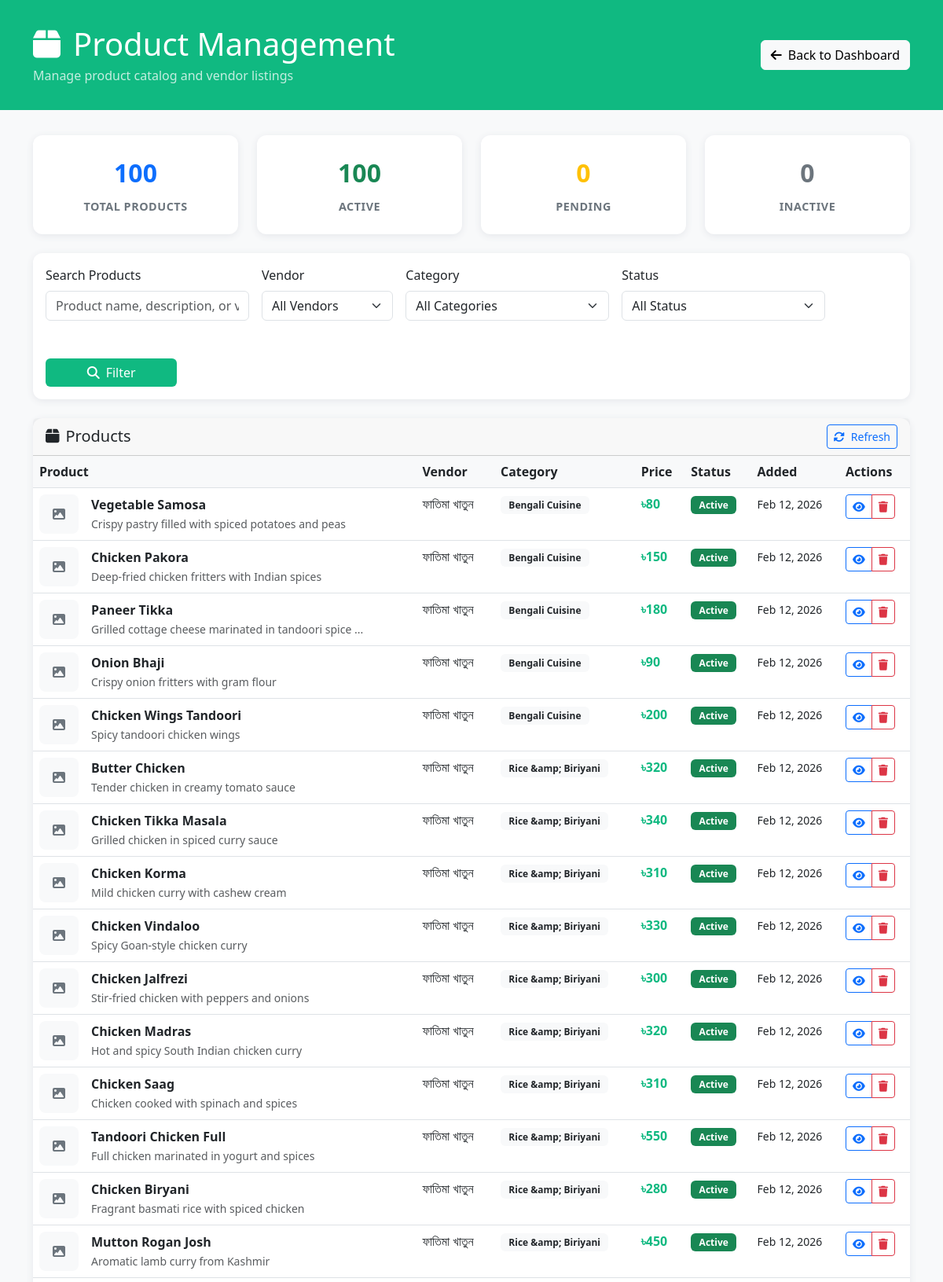
Screenshot of /super_admin/products.php (signed in, upper part) with the database file from the repository.
### tables this page shows
CREATE TABLE `products` (
  `id` int(11) NOT NULL,
  `vendor_id` int(11) NOT NULL,
  `category_id` int(11) NOT NULL,
  `brand_id` int(11) DEFAULT NULL,
  `name` varchar(200) NOT NULL,
  `slug` varchar(200) NOT NULL,
  `description` text DEFAULT NULL,
  `short_description` varchar(500) DEFAULT NULL,
  `sku` varchar(100) DEFAULT NULL,
  `barcode` varchar(100) DEFAULT NULL,
  `price` decimal(10,2) NOT NULL,
  `discounted_price` decimal(10,2) DEFAULT NULL,
  `cost_price` decimal(10,2) DEFAULT NULL,
  `unit` varchar(20) DEFAULT 'pcs' COMMENT 'kg, g, l, ml, pcs, pack, plate, bowl, etc.',
  `unit_value` decimal(10,3) DEFAULT NULL COMMENT 'Weight/volume per unit',
  `pack_size` varchar(50) DEFAULT NULL,
  `image` varchar(255) DEFAULT NULL,
  `gallery` longtext DEFAULT NULL COMMENT 'Array of additional images' CHECK (json_valid(`gallery`)),
  `preparation_time` int(11) DEFAULT 15 COMMENT 'Preparation time in minutes (for food)',
  `nutritional_info` longtext DEFAULT NULL CHECK (json_valid(`nutritional_info`)),
  `ingredients` text DEFAULT NULL,
  `allergen_info` longtext DEFAULT NULL CHECK (json_valid(`allergen_info`)),
  `storage_instructions` text DEFAULT NULL,
  `expiry_days` int(11) DEFAULT NULL,
  `is_veg` tinyint(1) DEFAULT 0,
  `is_vegan` tinyint(1) DEFAULT 0,
  `is_gluten_free` tinyint(1) DEFAULT 0,
  `is_spicy` tinyint(1) DEFAULT 0,
  `spice_level` tinyint(1) DEFAULT 0 COMMENT '0=No spice, 1=Mild, 2=Medium, 3=Hot, 4=Very Hot',
  `is_organic` tinyint(1) DEFAULT 0,
  `is_perishable` tinyint(1) DEFAULT 0,
  `requires_refrigeration` tinyint(1) DEFAULT 0,
  `is_available` tinyint(1) DEFAULT 1,
  `is_featured` tinyint(1) DEFAULT 0,
  `is_trending` tinyint(1) DEFAULT 0,
  `sort_order` int(11) DEFAULT 0,
  `rating` decimal(3,2) DEFAULT 0.00,
  `total_reviews` int(11) DEFAULT 0,
  `total_orders` int(11) DEFAULT 0,
  `total_views` int(11) DEFAULT 0,
  `meta_title` varchar(255) DEFAULT NULL,
  `meta_description` text DEFAULT NULL,
  `meta_keywords` text DEFAULT NULL,
  `created_at` timestamp NOT NULL DEFAULT current_timestamp(),
  `updated_at` timestamp NOT NULL DEFAULT current_timestamp() ON UPDATE current_timestamp()
);

CREATE TABLE `users` (
  `id` int(11) NOT NULL,
  `role` enum('super_admin','vendor','kitchen_manager','kitchen_staff','store_manager','store_staff','delivery_rider','customer') NOT NULL DEFAULT 'customer',
  `name` varchar(100) NOT NULL,
  `email` varchar(100) NOT NULL,
  `phone` varchar(20) DEFAULT NULL,
  `password` varchar(255) NOT NULL,
  `avatar` varchar(255) DEFAULT NULL,
  `cover_photo` varchar(255) DEFAULT NULL,
  `date_of_birth` date DEFAULT NULL,
  `gender` enum('male','female','other') DEFAULT NULL,
  `email_verified_at` timestamp NULL DEFAULT NULL,
  `phone_verified_at` timestamp NULL DEFAULT NULL,
  `status` enum('active','inactive','banned','pending','suspended','under_review') DEFAULT 'active',
  `approval_status` enum('auto_approved','pending_approval','approved','rejected','needs_review') DEFAULT 'auto_approved',
  `approved_by` int(11) DEFAULT NULL,
  `approved_at` timestamp NULL DEFAULT NULL,
  `rejection_reason` text DEFAULT NULL,
  `requires_approval` tinyint(1) DEFAULT 0 COMMENT '1 for vendors, 0 for customers',
  `auto_approve_customers` tinyint(1) DEFAULT 1,
  `last_login_at` timestamp NULL DEFAULT NULL,
  `login_attempts` tinyint(1) DEFAULT 0,
  `locked_until` timestamp NULL DEFAULT NULL,
  `blocked_by` int(11) DEFAULT NULL,
  `blocked_at` timestamp NULL DEFAULT NULL,
  `block_reason` text DEFAULT NULL,
  `two_factor_enabled` tinyint(1) DEFAULT 0,
  `two_factor_secret` varchar(255) DEFAULT NULL,
  `remember_token` varchar(100) DEFAULT NULL,
  `registration_ip` varchar(45) DEFAULT NULL,
  `registration_user_agent` text DEFAULT NULL,
  `email_verification_token` varchar(255) DEFAULT NULL,
  `phone_verification_token` varchar(10) DEFAULT NULL,
  `created_at` timestamp NOT NULL DEFAULT current_timestamp(),
  `updated_at` timestamp NOT NULL DEFAULT current_timestamp() ON UPDATE current_timestamp()
);

CREATE TABLE `categories` (
  `id` int(11) NOT NULL,
  `parent_id` int(11) DEFAULT NULL,
  `name` varchar(100) NOT NULL,
  `slug` varchar(100) NOT NULL,
  `description` text DEFAULT NULL,
  `image` varchar(255) DEFAULT NULL,
  `icon` varchar(255) DEFAULT NULL,
  `banner_image` varchar(255) DEFAULT NULL,
  `category_type` enum('food','grocery','both') DEFAULT 'both',
  `level` tinyint(1) DEFAULT 1 COMMENT '1=Main, 2=Sub, 3=Sub-sub',
  `commission_rate` decimal(5,2) DEFAULT NULL COMMENT 'Override default commission',
  `tax_rate` decimal(5,2) DEFAULT NULL,
  `sort_order` int(11) DEFAULT 0,
  `is_active` tinyint(1) DEFAULT 1,
  `is_featured` tinyint(1) DEFAULT 0,
  `seo_title` varchar(255) DEFAULT NULL,
  `seo_description` text DEFAULT NULL,
  `seo_keywords` text DEFAULT NULL,
  `created_at` timestamp NOT NULL DEFAULT current_timestamp(),
  `updated_at` timestamp NOT NULL DEFAULT current_timestamp() ON UPDATE current_timestamp()
);

### super_admin/products.php (the view, shortened to what the rows shown need)
<?php
require_once '../config/db_connection.php';
$whereConditions = [];
$params = [];
$whereClause = $whereConditions ? 'WHERE ' . implode(' AND ', $whereConditions) : '';
try {
    $tableExists = fetchValue("SHOW TABLES LIKE 'products'");
    if ($tableExists) {
        $statusColumnExists = fetchValue("SHOW COLUMNS FROM products LIKE 'status'");
        if ($statusColumnExists) {
            $products = fetchAll("
                SELECT p.id, p.name, p.description, p.price, p.status, p.created_at,
                       v.name as vendor_name,
                       c.name as category_name
                FROM products p
                LEFT JOIN users v ON p.vendor_id = v.id
                LEFT JOIN categories c ON p.category_id = c.id
                $whereClause
                ORDER BY p.created_at DESC
                LIMIT 50
            ", $params);
            $stats = [
                'total' => fetchValue("SELECT COUNT(*) FROM products") ?: 0,
                'active' => fetchValue("SELECT COUNT(*) FROM products WHERE status = 'active'") ?: 0,
                'pending' => fetchValue("SELECT COUNT(*) FROM products WHERE status = 'pending'") ?: 0,
                'inactive' => fetchValue("SELECT COUNT(*) FROM products WHERE status = 'inactive'") ?: 0
            ];
        } else {
            $products = fetchAll("
                SELECT p.id, p.name, p.description, p.price, 'active' as status, p.created_at,
                       v.name as vendor_name,
                       c.name as category_name
                FROM products p
                LEFT JOIN users v ON p.vendor_id = v.id
                LEFT JOIN categories c ON p.category_id = c.id
                ORDER BY p.created_at DESC
                LIMIT 50
            ");
        }
    } else {
        $products = [];
        $categories = [];
        $stats = ['total' => 0, 'active' => 0, 'pending' => 0, 'inactive' => 0];
    }
} catch (Exception $e) {
    $products = [];
    $categories = [];
    $stats = ['total' => 0, 'active' => 0, 'pending' => 0, 'inactive' => 0];
    $error = 'Failed to load products: ' . $e->getMessage();
}
?>
<!DOCTYPE html>
<html lang="en">
<head>
    <link href="https://cdn.jsdelivr.net/npm/bootstrap@5.3.0/dist/css/bootstrap.min.css" rel="stylesheet">
    <link href="https://cdnjs.cloudflare.com/ajax/libs/font-awesome/6.4.0/css/all.min.css" rel="stylesheet">
</head>
<body>
    <div class="header">
        <div class="container">
            <div class="d-flex justify-content-between align-items-center">
                <div>
                    <h1 class="mb-1">
                        <i class="fas fa-box me-3"></i>Product Management
                    </h1>
                </div>
            </div>
        </div>
    </div>
    <div class="container">
        <div class="card">
            <div class="card-body p-0">
                <div class="table-responsive">
                    <table class="table table-hover mb-0">
                        <thead>
                            <tr>
                                <th>Product</th>
                                <th>Vendor</th>
                                <th>Category</th>
                                <th>Price</th>
                                <th>Status</th>
                                <th>Added</th>
                                <th>Actions</th>
                            </tr>
                        </thead>
                        <tbody>
                            <?php if (empty($products)): ?>
                                <tr>
                                    <td colspan="7" class="text-center py-4 text-muted">
                                        <i class="fas fa-box fa-2x mb-3"></i><br>
                                        <?= $tableExists ? 'No products found' : 'Products table not created yet. Products will appear here once vendors start adding items.' ?>
                                    </td>
                                </tr>
                            <?php else: ?>
                                <?php foreach ($products as $product): ?>
                                    <tr>
                                        <td>
                                            <div class="d-flex align-items-center">
                                                <?php if (!empty($product['image'])): ?>
                                                    <?php
                                                    $imagePath = $product['image'];
                                                    if (strpos($imagePath, 'uploads/') === 0) {
                                                        $imagePath = '../' . $imagePath;
                                                    } elseif (!preg_match('/^(https?:\/\/|\.\.\/|\/)/i', $imagePath)) {
                                                        $imagePath = '../uploads/images/' . $imagePath;
                                                    }
                                                    ?>
                                                    <img src="<?= htmlspecialchars($imagePath) ?>" alt="Product" class="product-image me-3" onerror="this.style.display='none'; this.nextElementSibling.style.display='flex';">
                                                    <div class="product-image me-3" style="display: none;">
                                                        <i class="fas fa-image"></i>
                                                    </div>
                                                <?php else: ?>
                                                    <div class="product-image me-3">
                                                        <i class="fas fa-image"></i>
                                                    </div>
                                                <?php endif; ?>
                                                <div>
                                                    <div class="fw-bold"><?= htmlspecialchars($product['name']) ?></div>
                                                    <?php if ($product['description']): ?>
                                                        <small class="text-muted">
                                                            <?= htmlspecialchars(substr($product['description'], 0, 50)) ?>
                                                            <?= strlen($product['description']) > 50 ? '...' : '' ?>
                                                        </small>
                                                    <?php endif; ?>
                                                </div>
                                            </div>
                                        </td>
                                        <td>
                                            <?= htmlspecialchars($product['vendor_name'] ?? 'Unknown') ?>
                                        </td>
                                        <td>
                                            <?php if ($product['category_name']): ?>
                                                <span class="badge bg-light text-dark">
                                                    <?= htmlspecialchars($product['category_name']) ?>
                                                </span>
                                            <?php else: ?>
                                                <span class="text-muted">Uncategorized</span>
                                            <?php endif; ?>
                                        </td>
                                        <td>
                                            <span class="price">৳<?= number_format($product['price'], 0) ?></span>
                                        </td>
                                        <td>
                                            <?php
                                            $statusColors = [
                                                'active' => 'success',
                                                'pending' => 'warning',
                                                'inactive' => 'secondary'
                                            ];
                                            $statusColor = $statusColors[$product['status']] ?? 'secondary';
                                            ?>
                                            <span class="badge bg-<?= $statusColor ?>">
                                                <?= ucfirst($product['status']) ?>
                                            </span>
                                        </td>
                                        <td>
                                            <small><?= date('M j, Y', strtotime($product['created_at'])) ?></small>
                                        </td>
                                        <td>
                                            <div class="btn-group btn-group-sm">
                                                <button class="btn btn-outline-primary"
                                                        onclick="viewProductDetails(<?= $product['id'] ?>)"
                                                        title="View Details">
                                                    <i class="fas fa-eye"></i>
                                                </button>
                                                <button class="btn btn-outline-danger"
                                                        onclick="deleteProduct(<?= $product['id'] ?>)"
                                                        title="Delete">
                                                    <i class="fas fa-trash"></i>
                                                </button>
                                            </div>
                                        </td>
                                    </tr>
                                <?php endforeach; ?>
                            <?php endif; ?>
                        </tbody>
                    </table>
                </div>
            </div>
        </div>
    </div>
</body>
</html>

### rows the page displays
products: name "Vegetable Samosa", description "Crispy pastry filled with spiced potatoes and peas", users.name "ফাতিমা খাতুন", category.name "Bengali Cuisine", price "80", status "Active", created_at "Feb 12, 2026"
products: name "Chicken Pakora", description "Deep-fried chicken fritters with Indian spices", users.name "ফাতিমা খাতুন", category.name "Bengali Cuisine", price "150", status "Active", created_at "Feb 12, 2026"
products: name "Paneer Tikka", description "Grilled cottage cheese marinated in tandoori spice", users.name "ফাতিমা খাতুন", category.name "Bengali Cuisine", price "180", status "Active", created_at "Feb 12, 2026"
products: name "Onion Bhaji", description "Crispy onion fritters with gram flour", users.name "ফাতিমা খাতুন", category.name "Bengali Cuisine", price "90", status "Active", created_at "Feb 12, 2026"
products: name "Chicken Wings Tandoori", description "Spicy tandoori chicken wings", users.name "ফাতিমা খাতুন", category.name "Bengali Cuisine", price "200", status "Active", created_at "Feb 12, 2026"
products: name "Butter Chicken", description "Tender chicken in creamy tomato sauce", users.name "ফাতিমা খাতুন", category.name "Rice &amp; Biriyani", price "320", status "Active", created_at "Feb 12, 2026"
products: name "Chicken Tikka Masala", description "Grilled chicken in spiced curry sauce", users.name "ফাতিমা খাতুন", category.name "Rice &amp; Biriyani", price "340", status "Active", created_at "Feb 12, 2026"
products: name "Chicken Korma", description "Mild chicken curry with cashew cream", users.name "ফাতিমা খাতুন", category.name "Rice &amp; Biriyani", price "310", status "Active", created_at "Feb 12, 2026"
products: name "Chicken Vindaloo", description "Spicy Goan-style chicken curry", users.name "ফাতিমা খাতুন", category.name "Rice &amp; Biriyani", price "330", status "Active", created_at "Feb 12, 2026"
products: name "Chicken Jalfrezi", description "Stir-fried chicken with peppers and onions", users.name "ফাতিমা খাতুন", category.name "Rice &amp; Biriyani", price "300", status "Active", created_at "Feb 12, 2026"
products: name "Chicken Madras", description "Hot and spicy South Indian chicken curry", users.name "ফাতিমা খাতুন", category.name "Rice &amp; Biriyani", price "320", status "Active", created_at "Feb 12, 2026"
products: name "Chicken Saag", description "Chicken cooked with spinach and spices", users.name "ফাতিমা খাতুন", category.name "Rice &amp; Biriyani", price "310", status "Active", created_at "Feb 12, 2026"
products: name "Tandoori Chicken Full", description "Full chicken marinated in yogurt and spices", users.name "ফাতিমা খাতুন", category.name "Rice &amp; Biriyani", price "550", status "Active", created_at "Feb 12, 2026"
products: name "Chicken Biryani", description "Fragrant basmati rice with spiced chicken", users.name "ফাতিমা খাতুন", category.name "Rice &amp; Biriyani", price "280", status "Active", created_at "Feb 12, 2026"
products: name "Mutton Rogan Josh", description "Aromatic lamb curry from Kashmir", users.name "ফাতিমা খাতুন", category.name "Rice &amp; Biriyani", price "450", status "Active", created_at "Feb 12, 2026"

### other values shown
$stats['total'] "100"
$stats['active'] "100"
$stats['pending'] "0"
$stats['inactive'] "0"
